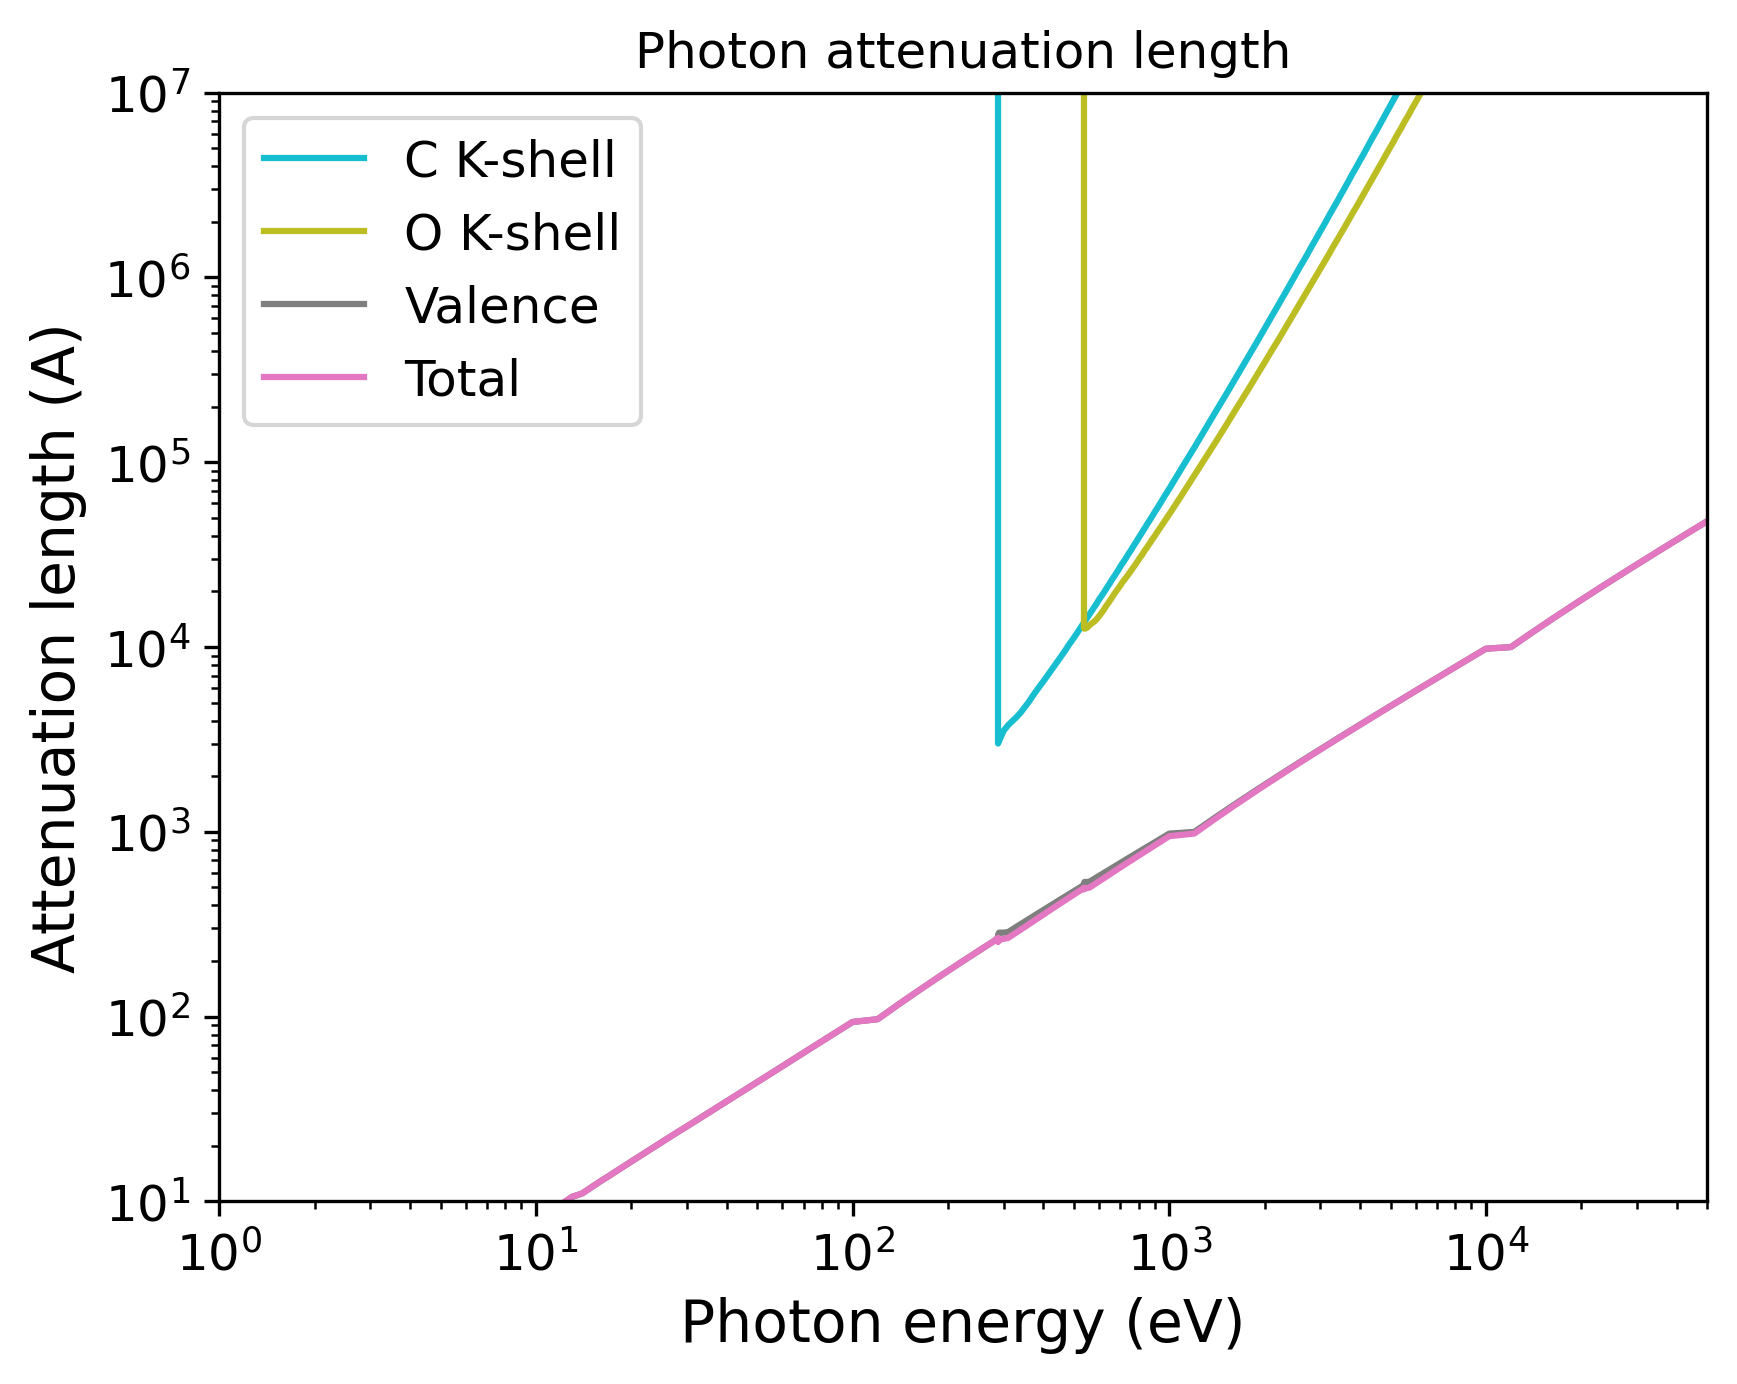

This figure's Python source:
import pandas as pd
import numpy as np
import matplotlib.pyplot as plt
import matplotlib.cm as cm
# Set the format:
plt.xlabel("Photon energy (eV)", fontsize=14)
plt.ylabel("Attenuation length (A)", fontsize=14)
plt.xticks(fontsize=12)
plt.yticks(fontsize=12)
plt.grid(False)
# Set the axes:
# Read the output file:
df = pd.read_csv(r"OUTPUT_PET_Photon_IMFP.dat", sep=r'\s+', header=None, comment="#", skipinitialspace=True)
plt.xscale("log")
plt.yscale("log")
# Prepare the plot:
columns_to_plot = [ 1, 2, 3, 4]
labels = [ "C K-shell", "O K-shell", "Valence", "Total"]
# Create N distinct colors from a colormap
N = len(columns_to_plot)
colors = plt.cm.tab10(np.linspace(1, 0, 10))
# Set line styles:
linestyles = [ "-", "-", "-", "-"]
for i, col in enumerate(columns_to_plot):
    color = colors[i % len(colors)]
    ls    = linestyles[i % len(linestyles)]
    label = labels[i % len(labels)]
    plt.plot(df.iloc[:, 0], df.iloc[:, col],
    color=color,
    label=label,
    linestyle=ls)
plt.xlim(1.00000000,50000.00000000)
plt.ylim(10.00000000,10000000.00000000)
plt.title("Photon attenuation length")
plt.legend(loc="best", fontsize=12)
# Save the plot in this format:
plt.savefig("OUTPUT_MFP_photon.png", dpi=300, bbox_inches="tight")
